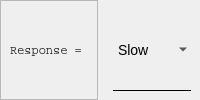
                                 <widget class="QFrame" name="frame_89">
                                  <property name="frameShape">
                                   <enum>QFrame::NoFrame</enum>
                                  </property>
                                  <property name="frameShadow">
                                   <enum>QFrame::Plain</enum>
                                  </property>
                                  <layout class="QHBoxLayout" name="horizontalLayout_24">
                                   <property name="leftMargin">
                                    <number>0</number>
                                   </property>
                                   <property name="topMargin">
                                    <number>0</number>
                                   </property>
                                   <property name="rightMargin">
                                    <number>0</number>
                                   </property>
                                   <property name="bottomMargin">
                                    <number>0</number>
                                   </property>
                                   <item>
                                    <widget class="QFrame" name="frame_90">
                                     <property name="maximumSize">
                                      <size>
                                       <width>98</width>
                                       <height>16777215</height>
                                      </size>
                                     </property>
                                     <property name="frameShape">
                                      <enum>QFrame::StyledPanel</enum>
                                     </property>
                                     <property name="frameShadow">
                                      <enum>QFrame::Raised</enum>
                                     </property>
                                     <layout class="QVBoxLayout" name="verticalLayout_59">
                                      <item>
                                       <widget class="QLabel" name="label_35">
                                        <property name="font">
                                         <font>
                                          <family>Courier</family>
                                         </font>
                                        </property>
                                        <property name="text">
                                         <string>Response = </string>
                                        </property>
                                        <property name="scaledContents">
                                         <bool>false</bool>
                                        </property>
                                        <property name="alignment">
                                         <set>Qt::AlignLeading|Qt::AlignLeft|Qt::AlignVCenter</set>
                                        </property>
                                       </widget>
                                      </item>
                                     </layout>
                                    </widget>
                                   </item>
                                   <item>
                                    <widget class="QFrame" name="frame_91">
                                     <property name="frameShape">
                                      <enum>QFrame::NoFrame</enum>
                                     </property>
                                     <property name="frameShadow">
                                      <enum>QFrame::Plain</enum>
                                     </property>
                                     <layout class="QVBoxLayout" name="verticalLayout_90">
                                      <item>
                                       <widget class="QComboBox" name="comboBox_4">
                                        <property name="sizePolicy">
                                         <sizepolicy hsizetype="Preferred" vsizetype="Preferred">
                                          <horstretch>0</horstretch>
                                          <verstretch>0</verstretch>
                                         </sizepolicy>
                                        </property>
                                        <property name="font">
                                         <font>
                                          <pointsize>-1</pointsize>
                                          <weight>50</weight>
                                          <italic>false</italic>
                                          <bold>false</bold>
                                         </font>
                                        </property>
                                        <property name="layoutDirection">
                                         <enum>Qt::LeftToRight</enum>
                                        </property>
                                        <property name="styleSheet">
                                         <string notr="true">QComboBox{
	border:transparent;
	border-bottom: 1px solid black;
	font: 14px;
	background:transparent;
}


QComboBox:down-arrow {
    image: url(resources/arrow.png);
	width: 14px;
	height: 14px;
}

QComboBox QAbstractItemView {

    border: 2px solid darkgray;
    selection-background-color: rgb(174, 255, 193);
	selection-color: black;
	background-color: white;

}
</string>
                                        </property>
                                        <property name="frame">
                                         <bool>true</bool>
                                        </property>
                                        <item>
                                         <property name="text">
                                          <string>Slow</string>
                                         </property>
                                        </item>
                                        <item>
                                         <property name="text">
                                          <string>Normal</string>
                                         </property>
                                        </item>
                                        <item>
                                         <property name="text">
                                          <string>Fast</string>
                                         </property>
                                        </item>
                                        <item>
                                         <property name="text">
                                          <string>UD</string>
                                         </property>
                                        </item>
                                       </widget>
                                      </item>
                                     </layout>
                                    </widget>
                                   </item>
                                  </layout>
                                 </widget>
